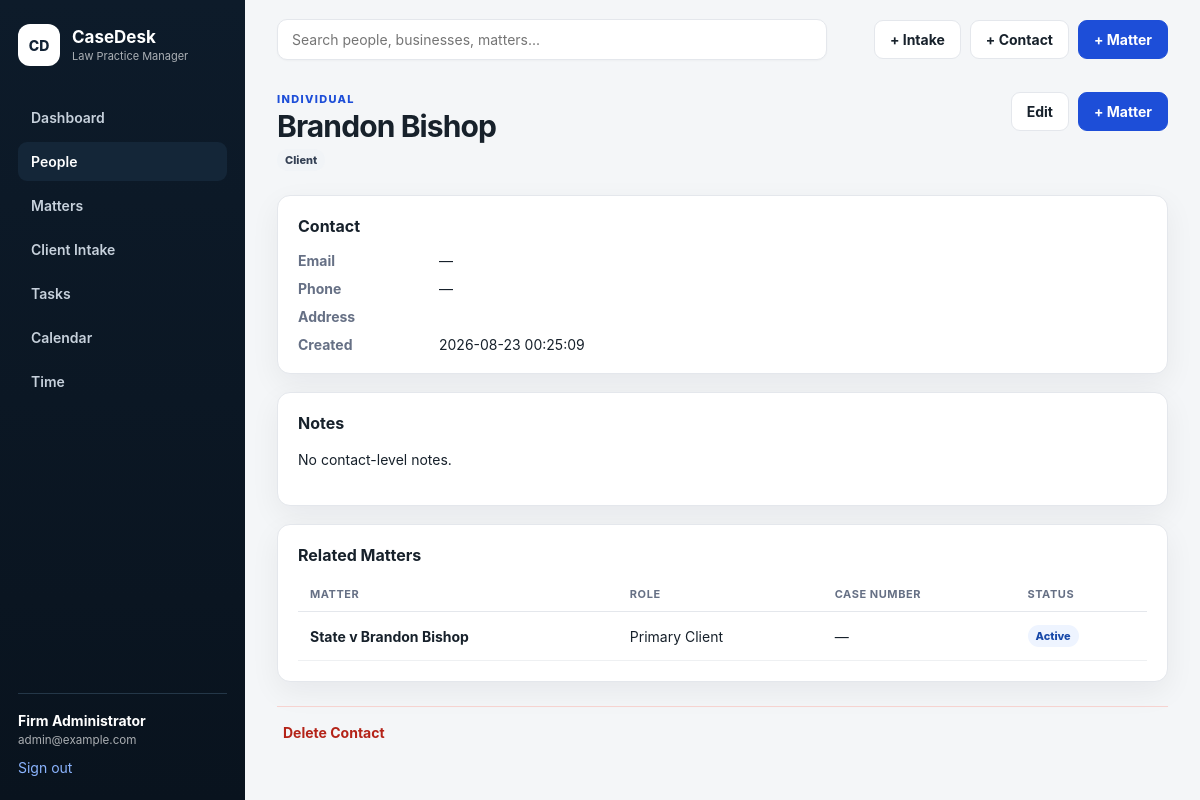
/people/15 (signed in), run on the app's committed database.
### tables this page shows
CREATE TABLE users (
    id INTEGER PRIMARY KEY AUTOINCREMENT,
    name TEXT NOT NULL,
    email TEXT NOT NULL UNIQUE,
    password_hash TEXT NOT NULL,
    created_at TEXT NOT NULL DEFAULT CURRENT_TIMESTAMP
);

CREATE TABLE persons (
    id INTEGER PRIMARY KEY AUTOINCREMENT,
    client_id INTEGER UNIQUE,
    person_type TEXT NOT NULL DEFAULT 'Individual'
        CHECK(person_type IN ('Individual','Business')),
    organization_name TEXT,
    first_name TEXT,
    last_name TEXT,
    email TEXT,
    phone TEXT,
    address TEXT,
    city TEXT,
    state TEXT,
    zip_code TEXT,
    notes TEXT,
    created_at TEXT NOT NULL DEFAULT CURRENT_TIMESTAMP,
    updated_at TEXT NOT NULL DEFAULT CURRENT_TIMESTAMP,
    FOREIGN KEY(client_id) REFERENCES clients(id) ON DELETE RESTRICT,
    CHECK(
        (person_type='Business' AND length(trim(COALESCE(organization_name,''))) > 0)
        OR
        (person_type='Individual' AND length(trim(COALESCE(first_name,''))) > 0
                                  AND length(trim(COALESCE(last_name,''))) > 0)
    )
);

CREATE TABLE person_roles (
    person_id INTEGER NOT NULL,
    role TEXT NOT NULL CHECK(length(trim(role)) BETWEEN 1 AND 80),
    PRIMARY KEY(person_id, role),
    FOREIGN KEY(person_id) REFERENCES persons(id) ON DELETE CASCADE
);

CREATE TABLE matters (
    id INTEGER PRIMARY KEY AUTOINCREMENT,
    client_id INTEGER NOT NULL,
    case_number TEXT,
    title TEXT NOT NULL,
    matter_type TEXT,
    court TEXT,
    judge TEXT,
    opposing_counsel TEXT,
    status TEXT NOT NULL DEFAULT 'Active'
        CHECK(status IN ('Active','Pending','Closed','Archived')),
    opened_date TEXT,
    next_hearing TEXT,
    description TEXT,
    created_at TEXT NOT NULL DEFAULT CURRENT_TIMESTAMP,
    updated_at TEXT NOT NULL DEFAULT CURRENT_TIMESTAMP,
    FOREIGN KEY(client_id) REFERENCES clients(id) ON DELETE RESTRICT
);

### app.py (the view)
@app.get("/people/<int:person_id>")
@login_required
def person_detail(person_id):
    db = get_db()
    person = db.execute("SELECT * FROM persons WHERE id=?", (person_id,)).fetchone()
    if not person:
        abort(404)
    roles = [row["role"] for row in db.execute(
        "SELECT role FROM person_roles WHERE person_id=? ORDER BY role", (person_id,)
    ).fetchall()]
    matters = db.execute(
        """SELECT m.*, 'Primary Client' AS person_matter_role
           FROM matters m JOIN persons p ON p.client_id=m.client_id WHERE p.id=?
           UNION
           SELECT m.*, mp.role AS person_matter_role
           FROM matter_people mp JOIN matters m ON m.id=mp.matter_id
           JOIN persons p ON p.id=mp.person_id
           WHERE mp.person_id=? AND m.client_id IS NOT p.client_id
           ORDER BY updated_at DESC""",
        (person_id, person_id),
    ).fetchall()
    custom_roles = [role for role in roles if role not in PERSON_ROLES]
    return render_template("person_detail.html", person=person, person_roles=roles, matters=matters, custom_roles=custom_roles)

### app.py (called while the page is built)
def get_db():
    if "db" not in g:
        g.db = sqlite3.connect(app.config["DATABASE"])
        g.db.row_factory = sqlite3.Row
        g.db.execute("PRAGMA foreign_keys = ON")
    return g.db

def csrf_token():
    token = session.get("_csrf_token")
    if not token:
        token = secrets.token_urlsafe(32)
        session["_csrf_token"] = token
    return token

def csrf_field():
    return f'<input type="hidden" name="_csrf_token" value="{csrf_token()}">'

@app.context_processor
def inject_helpers():
    return {
        "csrf_field": csrf_field,
        "today": date.today().isoformat(),
    }

@app.before_request
def csrf_protect():
    if request.method == "POST":
        expected = session.get("_csrf_token")
        supplied = request.form.get("_csrf_token")
        if not expected or not supplied or not secrets.compare_digest(expected, supplied):
            abort(400, description="Invalid CSRF token.")

def login_required(view):
    @wraps(view)
    def wrapped_view(**kwargs):
        if "user_id" not in session:
            return redirect(url_for("login", next=request.path))
        return view(**kwargs)
    return wrapped_view

@app.before_request
def load_logged_in_user():
    g.user = None
    if "user_id" in session:
        g.user = get_db().execute(
            "SELECT id, name, email FROM users WHERE id = ?",
            (session["user_id"],)
        ).fetchone()

### templates/person_detail.html (shortened to what this page needs)
{% extends "base.html" %}
{% set display_name = person.organization_name if person.person_type=='Business' else person.first_name ~ ' ' ~ person.last_name %}
{% block content %}
<div class="page-head"><div><p class="eyebrow">{{ person.person_type|upper }}</p><h1>{{ display_name }}</h1><p class="muted">{% for role in person_roles %}<span class="badge">{{ role }}</span> {% endfor %}</p></div><div class="top-actions"><a class="button ghost" href="{{ url_for('person_edit', person_id=person.id) }}">Edit</a>{% if 'Client' in person_roles %}<a class="button" href="{{ url_for('matter_new') }}?client={{ person.client_id }}">+ Matter</a>{% endif %}</div></div>
<div class="two-col"><section class="card"><h2>Contact</h2><dl class="details"><dt>Email</dt><dd>{{ person.email or '—' }}</dd><dt>Phone</dt><dd>{{ person.phone or '—' }}</dd><dt>Address</dt><dd>{{ person.address or '' }}{% if person.city %}<br>{{ person.city }}, {{ person.state }} {{ person.zip_code }}{% endif %}</dd><dt>Created</dt><dd>{{ person.created_at }}</dd></dl></section><section class="card"><h2>Notes</h2><p class="preline">{{ person.notes or 'No contact-level notes.' }}</p></section></div>
<section class="card table-card"><div class="card-head"><h2>Related Matters</h2></div><div class="table-wrap"><table><thead><tr><th>Matter</th><th>Role</th><th>Case Number</th><th>Status</th></tr></thead><tbody>{% for matter in matters %}<tr><td><a class="strong-link" href="{{ url_for('matter_detail', matter_id=matter.id) }}">{{ matter.title }}</a></td><td>{{ matter.person_matter_role }}</td><td>{{ matter.case_number or '—' }}</td><td><span class="badge status">{{ matter.status }}</span></td></tr>{% else %}<tr><td colspan="4" class="empty">No related matters.</td></tr>{% endfor %}</tbody></table></div></section>
<section class="danger-zone"><form method="post" action="{{ url_for('person_delete', person_id=person.id) }}" onsubmit="return confirm('Delete this contact?');">{{ csrf_field()|safe }}<button class="danger-button" type="submit">Delete Contact</button></form></section>
{% endblock %}

### templates/base.html (shortened to what this page needs)
<!doctype html>
<html lang="en">
<head>
  <link rel="stylesheet" href="{{ url_for('static', filename='styles.css') }}">
</head>
<body>
{% if g.user %}
<div class="app-shell">
  <aside class="sidebar">
    <a class="brand" href="{{ url_for('dashboard') }}">
      <span class="brand-mark">CD</span>
      <span><strong>CaseDesk</strong><small>Law Practice Manager</small></span>
    </a>
    <nav>
      <a class="{{ 'active' if request.endpoint=='dashboard' else '' }}" href="{{ url_for('dashboard') }}">Dashboard</a>
      <a class="{{ 'active' if request.endpoint in ['people','person_new','person_detail','person_edit'] else '' }}" href="{{ url_for('people') }}">People</a>
      <a class="{{ 'active' if request.endpoint in ['matters','matter_new','matter_detail','matter_edit'] else '' }}" href="{{ url_for('matters') }}">Matters</a>
      <a class="{{ 'active' if request.endpoint in ['intakes','intake_choose','intake_new','intake_edit','intake_detail'] else '' }}" href="{{ url_for('intakes') }}">Client Intake</a>
      <a class="{{ 'active' if request.endpoint=='tasks' else '' }}" href="{{ url_for('tasks') }}">Tasks</a>
      <a class="{{ 'active' if request.endpoint=='calendar' else '' }}" href="{{ url_for('calendar') }}">Calendar</a>
      <a class="{{ 'active' if request.endpoint=='time_entries' else '' }}" href="{{ url_for('time_entries') }}">Time</a>
    </nav>
    <div class="sidebar-user">
      <div><strong>{{ g.user['name'] }}</strong><small>{{ g.user['email'] }}</small></div>
      <form method="post" action="{{ url_for('logout') }}">
        <button class="link-button" type="submit">Sign out</button>
      </form>
    </div>
  </aside>
  <main class="content">
    <header class="topbar">
      <form class="search" method="get" action="{{ url_for('global_search') }}">
        <input name="q" placeholder="Search people, businesses, matters..." value="{{ request.args.get('q','') if request.endpoint=='global_search' else '' }}">
      </form>
      <div class="top-actions">
        <a class="button ghost" href="{{ url_for('intake_choose') }}">+ Intake</a>
        <a class="button ghost" href="{{ url_for('person_new') }}">+ Contact</a>
        <a class="button" href="{{ url_for('matter_new') }}">+ Matter</a>
      </div>
    </header>
    {% block content %}{% endblock %}
  </main>
</div>
{% else %}
  {% block auth_content %}{% endblock %}
{% endif %}
</body>
</html>

### static/styles.css (style rules this page uses)
:root { --bg:#f4f6f8;--panel:#fff;--ink:#17212b;--muted:#667085;--line:#e4e7ec; --nav:#0d1b2a;--nav2:#142638;--accent:#1d4ed8;--accent2:#eaf0ff; --danger:#b42318;--success:#027a48;--warning:#b54708; --shadow:0 10px 30px rgba(16,24,40,.06) }
* { box-sizing:border-box }
html,body { margin:0;background:var(--bg);color:var(--ink);font-family:Inter,ui-sans-serif,-apple-system,BlinkMacSystemFont,"Segoe UI",sans-serif;font-size:14px }
a { color:var(--accent);text-decoration:none }
button,input,select,textarea { font:inherit }
.app-shell { min-height:100vh;display:grid;grid-template-columns:245px 1fr }
.sidebar { position:sticky;top:0;height:100vh;background:linear-gradient(180deg,var(--nav),#09131e);color:#fff;padding:24px 18px;display:flex;flex-direction:column }
.brand { display:flex;align-items:center;gap:12px;color:inherit }
.brand-mark { display:grid;place-items:center;width:42px;height:42px;border-radius:12px;background:#fff;color:#112235;font-weight:800 }
.brand span:last-child { display:flex;flex-direction:column }
.brand strong { font-size:17px }
.brand small { font-size:11px;opacity:.65;margin-top:2px }
.sidebar nav { display:grid;gap:5px;margin-top:32px }
.sidebar nav a { color:#c7d1dc;padding:11px 13px;border-radius:9px;font-weight:600 }
.sidebar nav a:hover,.sidebar nav a.active { background:var(--nav2);color:#fff }
.sidebar-user { margin-top:auto;border-top:1px solid #243748;padding-top:18px;display:grid;gap:12px }
.sidebar-user div { display:flex;flex-direction:column }
.sidebar-user small { opacity:.65;margin-top:4px }
.link-button { border:0;background:none;padding:0;color:#8bb4ff;cursor:pointer;text-align:left }
.content { min-width:0;padding:0 32px 45px }
.topbar { height:78px;display:flex;align-items:center;justify-content:space-between;gap:20px }
.search { width:min(550px,55vw) }
.search input { width:100%;background:#fff;border:1px solid var(--line);border-radius:10px;padding:11px 14px;box-shadow:0 1px 2px rgba(16,24,40,.03) }
.top-actions { display:flex;gap:9px;align-items:center }
.button { display:inline-flex;align-items:center;justify-content:center;border:1px solid var(--accent);background:var(--accent);color:#fff;border-radius:9px;padding:10px 15px;font-weight:700;cursor:pointer }
.button.ghost { background:#fff;color:var(--ink);border-color:var(--line) }
.page-head { display:flex;justify-content:space-between;gap:20px;align-items:flex-start;margin:14px 0 24px }
.page-head h1 { margin:2px 0 5px;font-size:30px;letter-spacing:-.03em }
.page-head p { margin:0 }
.eyebrow { font-size:11px!important;font-weight:800;letter-spacing:.12em;color:var(--accent) }
.muted { color:var(--muted) }
.card { background:var(--panel);border:1px solid var(--line);border-radius:13px;padding:20px;box-shadow:var(--shadow);margin-bottom:18px;min-width:0 }
.card h2 { font-size:16px;margin:0 0 16px }
.card-head { display:flex;justify-content:space-between;align-items:center;gap:10px;margin-bottom:12px }
.card-head h2 { margin:0 }
.badge { display:inline-flex;align-items:center;border-radius:999px;background:#f1f4f7;color:#344054;padding:4px 8px;font-size:11px;font-weight:800 }
.badge.status { background:#eef4ff;color:#1849a9 }
.table-wrap { overflow:auto }
table { border-collapse:collapse;width:100%;min-width:650px }
th { text-align:left;color:#667085;font-size:11px;text-transform:uppercase;letter-spacing:.05em;padding:10px 12px;border-bottom:1px solid var(--line) }
td { padding:13px 12px;border-bottom:1px solid #eef0f2;vertical-align:middle }
.strong-link { color:var(--ink);font-weight:700 }
input,select,textarea { border:1px solid #d0d5dd;background:#fff;border-radius:9px;padding:10px 11px;color:var(--ink);outline:none }
.details { display:grid;grid-template-columns:130px 1fr;gap:11px;margin:0 }
.details dt { color:var(--muted);font-weight:700 }
.details dd { margin:0 }
.preline { white-space:pre-line;line-height:1.6 }
.danger-zone { border-top:1px solid #f6d3d0;margin-top:24px;padding-top:16px }
.danger-button { border:0;background:none;color:var(--danger);font-weight:700;cursor:pointer }

### data on the page
users: user.name "Firm Administrator", user.email "admin@example.com"
persons: person_type "INDIVIDUAL", email "—", phone "—", created_at "2026-08-23 00:25:09", notes "No contact-level notes."
person_roles: role "Client"
matters: title "State v Brandon Bishop", person_matter_role "Primary Client", case_number "—", status "Active"

### other printed values
{{ display_name }} "Brandon Bishop"
